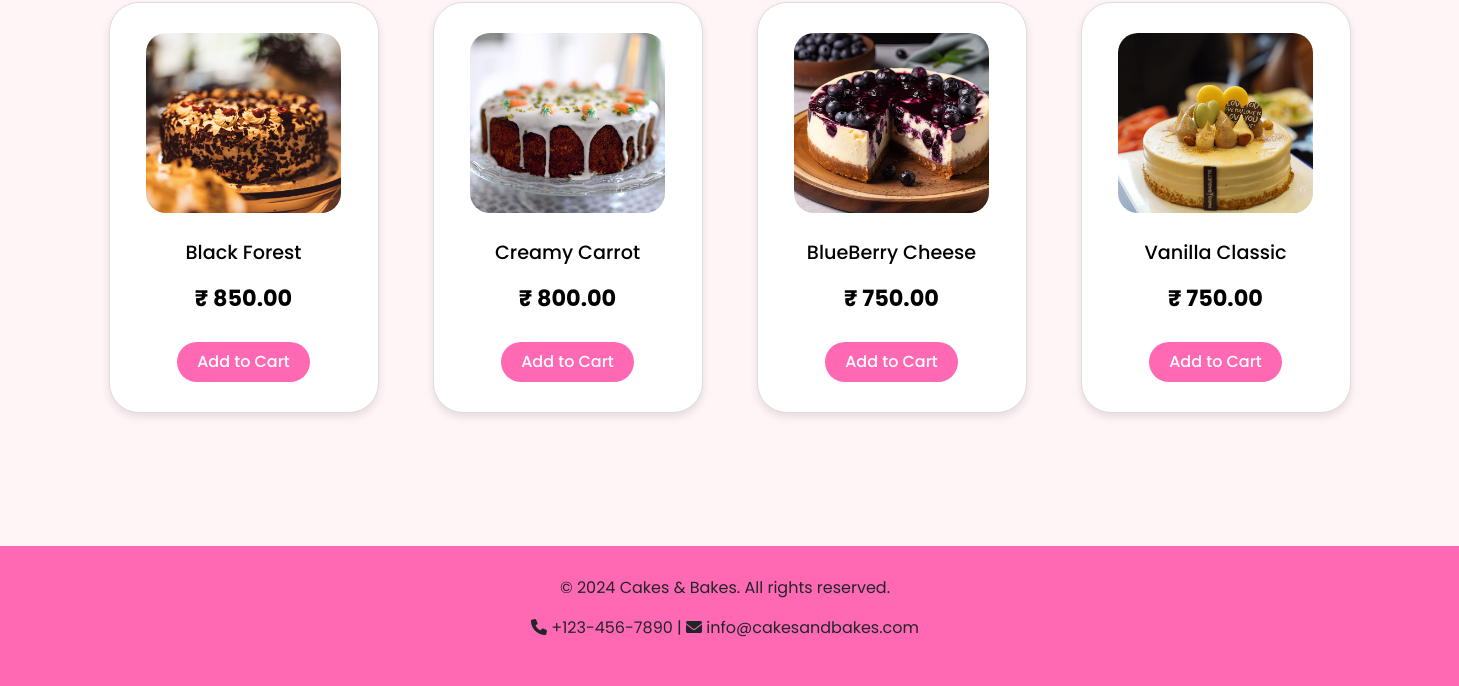
/products/ (lower part), run on an earlier commit of the app's database.
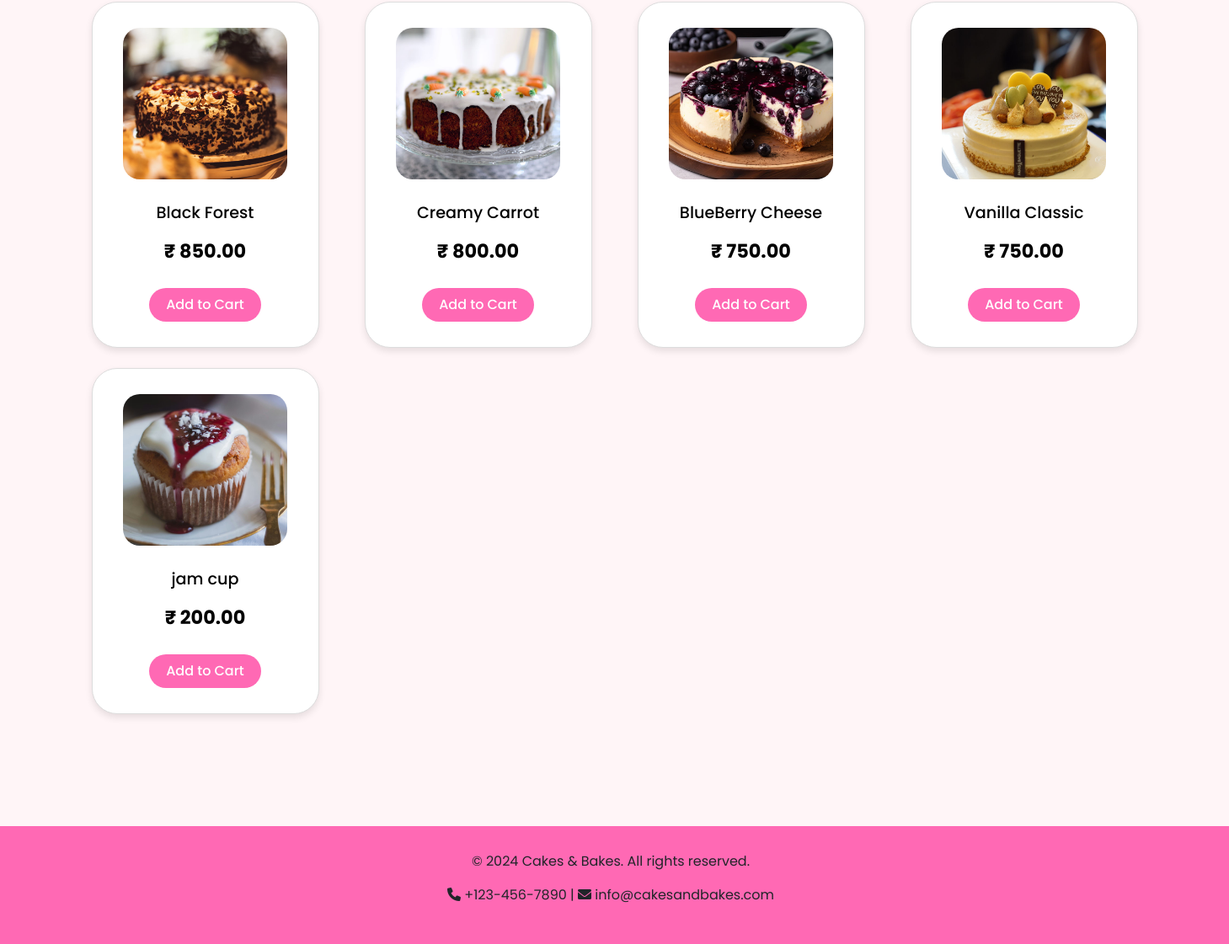
And on a later commit of the database.
### core/models.py (models this page shows, shortened)
class Product(models.Model):
    name = models.CharField(max_length=255)
    price = models.DecimalField(max_digits=10, decimal_places=2)
    description = models.TextField()
    image = models.ImageField(upload_to='products/')

### core/views.py (the view)
# urls.py: path('products/', views.product_list, name='product_list'),
def product_list(request):
    products = Product.objects.all()
    return render(request, 'main.html', {'products': products})

### core/templates/main.html (shortened to what this page needs)
{% load static %}
<!DOCTYPE html>
<html lang="en">
<head>
    <link href="https://cdn.jsdelivr.net/npm/bootstrap@5.3.0-alpha1/dist/css/bootstrap.min.css" rel="stylesheet">
    <link href="https://cdnjs.cloudflare.com/ajax/libs/font-awesome/6.0.0-beta3/css/all.min.css" rel="stylesheet">
</head>
<body>
    <div class="container py-5">
        <div class="container py-5">
            <div class="row g-4">
                {% for product in products %}
                    <div class="col-md-3 col-sm-6 product-item" data-name="{{ product.name|lower }}">
                        <div class="product-card">
                            <img src="{{ product.image.url }}" alt="{{ product.name }}" class="product-image img-fluid">
                            <h3 class="product-name mt-2">{{ product.name }}</h3>
                            <p class="product-price">₹ {{ product.price }}</p>
                            <a href="{% url 'add_to_cart' product.id %}" class="add-to-cart-btn">Add to Cart</a>
                        </div>
                    </div>
                {% endfor %}
            </div>
        </div>
        <div id="footer">
            <p>&copy; 2024 Cakes & Bakes. All rights reserved.</p>
            <p><i class="fa fa-phone"></i> +123-456-7890 | <i class="fa fa-envelope"></i> info@cakesandbakes.com</p>
        </div>
</body>
</html>

What changed in the data, as far as the page shows it:
added Product: image (picture), name "jam cup", price "200.00"
